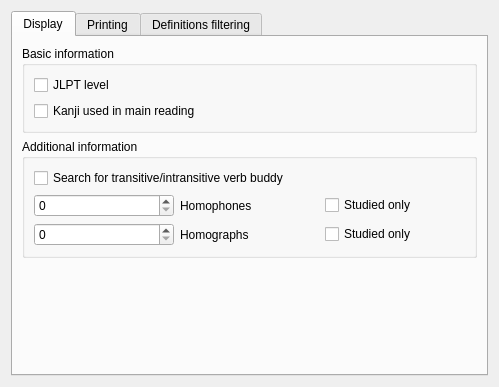
<?xml version="1.0" encoding="UTF-8"?>
<ui version="4.0">
 <class>JMdictPreferences</class>
 <widget class="QWidget" name="JMdictPreferences">
  <property name="geometry">
   <rect>
    <x>0</x>
    <y>0</y>
    <width>499</width>
    <height>387</height>
   </rect>
  </property>
  <property name="windowTitle">
   <string>Form</string>
  </property>
  <layout class="QVBoxLayout" name="verticalLayout_8">
   <item>
    <widget class="QTabWidget" name="tabWidget">
     <property name="currentIndex">
      <number>0</number>
     </property>
     <widget class="QWidget" name="displayTab">
      <attribute name="title">
       <string>Display</string>
      </attribute>
      <layout class="QVBoxLayout" name="verticalLayout_6">
       <item>
        <widget class="QGroupBox" name="groupBox">
         <property name="title">
          <string>Basic information</string>
         </property>
         <layout class="QGridLayout" name="gridLayout_3">
          <item row="0" column="0">
           <widget class="QCheckBox" name="showJLPT">
            <property name="text">
             <string>JLPT level</string>
            </property>
           </widget>
          </item>
          <item row="1" column="0">
           <widget class="QCheckBox" name="showKanjis">
            <property name="text">
             <string>Kanji used in main reading</string>
            </property>
           </widget>
          </item>
         </layout>
        </widget>
       </item>
       <item>
        <widget class="QGroupBox" name="groupBox_2">
         <property name="title">
          <string>Additional information</string>
         </property>
         <layout class="QVBoxLayout" name="verticalLayout_2">
          <item>
           <widget class="QCheckBox" name="lookupVerbBuddy">
            <property name="toolTip">
             <string>For transitive verbs, look for the equivalent intransitive entry and vice-versa.</string>
            </property>
            <property name="text">
             <string>Search for transitive/intransitive verb buddy</string>
            </property>
           </widget>
          </item>
          <item>
           <layout class="QHBoxLayout" name="horizontalLayout_2">
            <item>
             <widget class="QSpinBox" name="homophonesCount"/>
            </item>
            <item>
             <widget class="QLabel" name="label">
              <property name="toolTip">
               <string>Display words that have the same pronunciation.</string>
              </property>
              <property name="text">
               <string>Homophones</string>
              </property>
             </widget>
            </item>
            <item>
             <widget class="QCheckBox" name="studiedHomophonesOnly">
              <property name="text">
               <string>Studied only</string>
              </property>
             </widget>
            </item>
           </layout>
          </item>
          <item>
           <layout class="QHBoxLayout" name="horizontalLayout_3">
            <item>
             <widget class="QSpinBox" name="homographsCount"/>
            </item>
            <item>
             <widget class="QLabel" name="label_6">
              <property name="toolTip">
               <string>Display words that have the same pronunciation.</string>
              </property>
              <property name="text">
               <string>Homographs</string>
              </property>
             </widget>
            </item>
            <item>
             <widget class="QCheckBox" name="studiedHomographsOnly">
              <property name="text">
               <string>Studied only</string>
              </property>
             </widget>
            </item>
           </layout>
          </item>
         </layout>
        </widget>
       </item>
       <item>
        <spacer name="verticalSpacer_4">
         <property name="orientation">
          <enum>Qt::Vertical</enum>
         </property>
         <property name="sizeHint" stdset="0">
          <size>
           <width>20</width>
           <height>40</height>
          </size>
         </property>
        </spacer>
       </item>
      </layout>
     </widget>
     <widget class="QWidget" name="printingTab">
      <attribute name="title">
       <string>Printing</string>
      </attribute>
      <layout class="QVBoxLayout" name="verticalLayout_11">
       <item>
        <widget class="QGroupBox" name="groupBox_6">
         <property name="title">
          <string>General</string>
         </property>
         <layout class="QGridLayout" name="gridLayout_2">
          <item row="0" column="1">
           <widget class="QSpinBox" name="headerPrintSize">
            <property name="maximum">
             <number>200</number>
            </property>
           </widget>
          </item>
          <item row="0" column="0">
           <widget class="QLabel" name="label_4">
            <property name="text">
             <string>Header font size:</string>
            </property>
           </widget>
          </item>
          <item row="1" column="0">
           <widget class="QLabel" name="label_5">
            <property name="text">
             <string>Maximum number of definitions:</string>
            </property>
           </widget>
          </item>
          <item row="1" column="1">
           <widget class="QSpinBox" name="maxDefinitionsToPrint">
            <property name="specialValueText">
             <string>All</string>
            </property>
           </widget>
          </item>
         </layout>
        </widget>
       </item>
       <item>
        <widget class="QGroupBox" name="groupBox_5">
         <property name="title">
          <string>Kanji</string>
         </property>
         <layout class="QGridLayout" name="gridLayout">
          <item row="0" column="0">
           <widget class="QCheckBox" name="printKanjis">
            <property name="text">
             <string>Kanji used in word</string>
            </property>
           </widget>
          </item>
          <item row="0" column="1">
           <widget class="QCheckBox" name="printOnlyStudiedKanjis">
            <property name="text">
             <string>Only studied kanji</string>
            </property>
           </widget>
          </item>
         </layout>
        </widget>
       </item>
       <item>
        <widget class="QGroupBox" name="groupBox_7">
         <property name="title">
          <string>Preview</string>
         </property>
         <layout class="QVBoxLayout" name="verticalLayout_9">
          <item>
           <widget class="QScrollArea" name="printPreviewScrollArea">
            <property name="verticalScrollBarPolicy">
             <enum>Qt::ScrollBarAlwaysOn</enum>
            </property>
            <property name="horizontalScrollBarPolicy">
             <enum>Qt::ScrollBarAlwaysOff</enum>
            </property>
            <property name="widgetResizable">
             <bool>true</bool>
            </property>
            <widget class="QWidget" name="scrollAreaWidgetContents">
             <property name="geometry">
              <rect>
               <x>0</x>
               <y>0</y>
               <width>434</width>
               <height>137</height>
              </rect>
             </property>
             <layout class="QVBoxLayout" name="verticalLayout_10">
              <item>
               <widget class="QLabel" name="previewLabel">
                <property name="palette">
                 <palette>
                  <active>
                   <colorrole role="Window">
                    <brush brushstyle="SolidPattern">
                     <color alpha="255">
                      <red>255</red>
                      <green>255</green>
                      <blue>255</blue>
                     </color>
                    </brush>
                   </colorrole>
                  </active>
                  <inactive>
                   <colorrole role="Window">
                    <brush brushstyle="SolidPattern">
                     <color alpha="255">
                      <red>255</red>
                      <green>255</green>
                      <blue>255</blue>
                     </color>
                    </brush>
                   </colorrole>
                  </inactive>
                  <disabled>
                   <colorrole role="Window">
                    <brush brushstyle="SolidPattern">
                     <color alpha="255">
                      <red>255</red>
                      <green>255</green>
                      <blue>255</blue>
                     </color>
                    </brush>
                   </colorrole>
                  </disabled>
                 </palette>
                </property>
                <property name="autoFillBackground">
                 <bool>true</bool>
                </property>
                <property name="text">
                 <string/>
                </property>
                <property name="pixmap">
                 <pixmap resource="../../../tagainijisho.qrc">:/images/tagainijisho.png</pixmap>
                </property>
                <property name="alignment">
                 <set>Qt::AlignCenter</set>
                </property>
               </widget>
              </item>
             </layout>
            </widget>
           </widget>
          </item>
         </layout>
        </widget>
       </item>
      </layout>
     </widget>
     <widget class="QWidget" name="filteringTab">
      <attribute name="title">
       <string>Definitions filtering</string>
      </attribute>
      <layout class="QVBoxLayout" name="verticalLayout_7">
       <item>
        <widget class="QGroupBox" name="groupBox_3">
         <property name="title">
          <string>Filtered definitions</string>
         </property>
         <layout class="QHBoxLayout" name="horizontalLayout">
          <item>
           <layout class="QVBoxLayout" name="verticalLayout">
            <item>
             <widget class="QLabel" name="label_2">
              <property name="text">
               <string>Displayed:</string>
              </property>
             </widget>
            </item>
            <item>
             <widget class="QListWidget" name="displayedDefs">
              <property name="toolTip">
               <string>Definitions types in this list will be searched for and displayed.</string>
              </property>
              <property name="sortingEnabled">
               <bool>true</bool>
              </property>
             </widget>
            </item>
           </layout>
          </item>
          <item>
           <layout class="QVBoxLayout" name="verticalLayout_4">
            <item>
             <spacer name="verticalSpacer_2">
              <property name="orientation">
               <enum>Qt::Vertical</enum>
              </property>
              <property name="sizeHint" stdset="0">
               <size>
                <width>20</width>
                <height>18</height>
               </size>
              </property>
             </spacer>
            </item>
            <item>
             <widget class="QToolButton" name="filterButton">
              <property name="text">
               <string>...</string>
              </property>
              <property name="icon">
               <iconset resource="../../../tagainijisho.qrc">
                <normaloff>:/images/icons/go-next.png</normaloff>:/images/icons/go-next.png</iconset>
              </property>
             </widget>
            </item>
            <item>
             <spacer name="verticalSpacer">
              <property name="orientation">
               <enum>Qt::Vertical</enum>
              </property>
              <property name="sizeHint" stdset="0">
               <size>
                <width>20</width>
                <height>18</height>
               </size>
              </property>
             </spacer>
            </item>
            <item>
             <widget class="QToolButton" name="unFilterButton">
              <property name="text">
               <string>...</string>
              </property>
              <property name="icon">
               <iconset resource="../../../tagainijisho.qrc">
                <normaloff>:/images/icons/go-previous.png</normaloff>:/images/icons/go-previous.png</iconset>
              </property>
             </widget>
            </item>
            <item>
             <spacer name="verticalSpacer_3">
              <property name="orientation">
               <enum>Qt::Vertical</enum>
              </property>
              <property name="sizeHint" stdset="0">
               <size>
                <width>20</width>
                <height>18</height>
               </size>
              </property>
             </spacer>
            </item>
           </layout>
          </item>
          <item>
           <layout class="QVBoxLayout" name="verticalLayout_3">
            <item>
             <widget class="QLabel" name="label_3">
              <property name="text">
               <string>Filtered:</string>
              </property>
             </widget>
            </item>
            <item>
             <widget class="QListWidget" name="filteredDefs">
              <property name="toolTip">
               <string>Definitions types in this list will be ignored when searching and displaying entries.</string>
              </property>
              <property name="sortingEnabled">
               <bool>true</bool>
              </property>
             </widget>
            </item>
           </layout>
          </item>
         </layout>
        </widget>
       </item>
      </layout>
     </widget>
    </widget>
   </item>
  </layout>
 </widget>
 <tabstops>
  <tabstop>tabWidget</tabstop>
  <tabstop>showJLPT</tabstop>
  <tabstop>showKanjis</tabstop>
  <tabstop>lookupVerbBuddy</tabstop>
  <tabstop>homophonesCount</tabstop>
  <tabstop>studiedHomophonesOnly</tabstop>
  <tabstop>headerPrintSize</tabstop>
  <tabstop>maxDefinitionsToPrint</tabstop>
  <tabstop>printKanjis</tabstop>
  <tabstop>printOnlyStudiedKanjis</tabstop>
  <tabstop>printPreviewScrollArea</tabstop>
  <tabstop>displayedDefs</tabstop>
  <tabstop>filteredDefs</tabstop>
  <tabstop>filterButton</tabstop>
  <tabstop>unFilterButton</tabstop>
 </tabstops>
 <resources>
  <include location="../../../tagainijisho.qrc"/>
 </resources>
 <connections/>
</ui>
